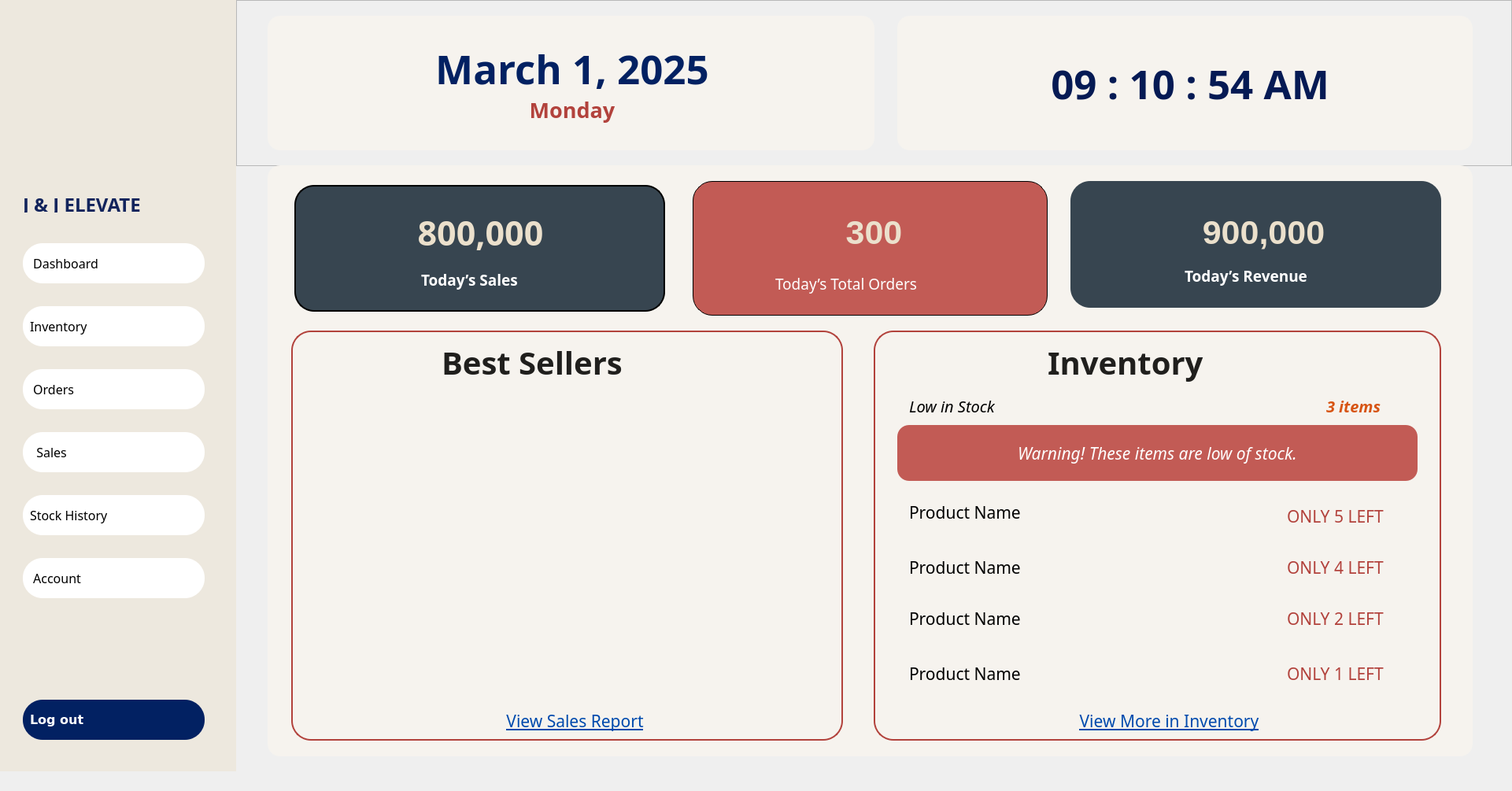
<?xml version="1.0" encoding="UTF-8"?>
<ui version="4.0">
 <class>OWNER_DASHBOARD</class>
 <widget class="QWidget" name="OWNER_DASHBOARD">
  <property name="geometry">
   <rect>
    <x>0</x>
    <y>0</y>
    <width>1921</width>
    <height>1005</height>
   </rect>
  </property>
  <property name="windowTitle">
   <string>Form</string>
  </property>
  <widget class="QFrame" name="frame_45">
   <property name="geometry">
    <rect>
     <x>300</x>
     <y>0</y>
     <width>1621</width>
     <height>211</height>
    </rect>
   </property>
   <property name="frameShape">
    <enum>QFrame::StyledPanel</enum>
   </property>
   <property name="frameShadow">
    <enum>QFrame::Raised</enum>
   </property>
   <widget class="QLabel" name="timeLabel">
    <property name="geometry">
     <rect>
      <x>840</x>
      <y>20</y>
      <width>731</width>
      <height>171</height>
     </rect>
    </property>
    <property name="font">
     <font>
      <family>Montserrat ExtraBold</family>
      <pointsize>38</pointsize>
      <weight>75</weight>
      <bold>true</bold>
     </font>
    </property>
    <property name="styleSheet">
     <string notr="true">
    background-color: #f6f3ee;
	border-radius: 16;
    padding: 10px;
color: #051a54;
</string>
    </property>
    <property name="text">
     <string> 09 : 10 : 54 AM</string>
    </property>
    <property name="alignment">
     <set>Qt::AlignCenter</set>
    </property>
   </widget>
   <widget class="QLabel" name="dateLabel">
    <property name="geometry">
     <rect>
      <x>40</x>
      <y>20</y>
      <width>771</width>
      <height>171</height>
     </rect>
    </property>
    <property name="font">
     <font>
      <family>Montserrat ExtraBold</family>
      <weight>75</weight>
      <bold>true</bold>
     </font>
    </property>
    <property name="styleSheet">
     <string notr="true">
    background-color: #f6f3ee;
	border-radius: 16;
    padding: 10px;

</string>
    </property>
    <property name="text">
     <string>&lt;html&gt;&lt;head/&gt;&lt;body&gt;&lt;p align=&quot;center&quot;&gt;&lt;span style=&quot; font-size:38pt; color:#022162;&quot;&gt;March 1, 2025&lt;/span&gt;&lt;br/&gt;&lt;span style=&quot; font-size:20pt; color:#b2423c;&quot;&gt;Monday&lt;/span&gt;&lt;/p&gt;&lt;/body&gt;&lt;/html&gt;</string>
    </property>
    <property name="textFormat">
     <enum>Qt::RichText</enum>
    </property>
   </widget>
  </widget>
  <widget class="QFrame" name="LeftMenuBar">
   <property name="geometry">
    <rect>
     <x>-1</x>
     <y>-1</y>
     <width>301</width>
     <height>981</height>
    </rect>
   </property>
   <property name="font">
    <font>
     <pointsize>14</pointsize>
    </font>
   </property>
   <property name="styleSheet">
    <string notr="true">background-color: rgba(235, 224, 204, 0.47); /* #ebe0cc with 47% opacity */</string>
   </property>
   <property name="frameShape">
    <enum>QFrame::NoFrame</enum>
   </property>
   <property name="frameShadow">
    <enum>QFrame::Raised</enum>
   </property>
   <widget class="QLabel" name="JJelevate_text">
    <property name="geometry">
     <rect>
      <x>30</x>
      <y>250</y>
      <width>251</width>
      <height>21</height>
     </rect>
    </property>
    <property name="font">
     <font>
      <family>Montserrat ExtraBold</family>
      <pointsize>18</pointsize>
      <weight>75</weight>
      <bold>true</bold>
     </font>
    </property>
    <property name="styleSheet">
     <string notr="true">color: #12245c; 
background: transparent;
</string>
    </property>
    <property name="text">
     <string>J &amp; J ELEVATE</string>
    </property>
    <property name="scaledContents">
     <bool>true</bool>
    </property>
   </widget>
   <widget class="QLabel" name="Logo">
    <property name="geometry">
     <rect>
      <x>30</x>
      <y>50</y>
      <width>241</width>
      <height>171</height>
     </rect>
    </property>
    <property name="styleSheet">
     <string notr="true">background: transparent;</string>
    </property>
    <property name="text">
     <string/>
    </property>
    <property name="pixmap">
     <pixmap>../resources/images/JJLOGO.png</pixmap>
    </property>
    <property name="scaledContents">
     <bool>true</bool>
    </property>
    <property name="alignment">
     <set>Qt::AlignCenter</set>
    </property>
   </widget>
   <widget class="QPushButton" name="pushButton_Dashboard">
    <property name="geometry">
     <rect>
      <x>30</x>
      <y>310</y>
      <width>231</width>
      <height>51</height>
     </rect>
    </property>
    <property name="font">
     <font>
      <family>Montserrat Medium</family>
      <pointsize>12</pointsize>
      <weight>50</weight>
      <italic>false</italic>
      <bold>false</bold>
     </font>
    </property>
    <property name="styleSheet">
     <string notr="true">QPushButton {
    background-color: white;
    color: black;
    border-radius: 25px;
    padding: 9px;
text-align: left;
}
QPushButton:hover {
    background-color:#c25b55;
color:black;
font-weight: 700;
}
QPushButton#activeButton {
    background-color:#c25b55;
color:black;
font-weight: 700;
}
</string>
    </property>
    <property name="text">
     <string> Dashboard   </string>
    </property>
    <property name="icon">
     <iconset>
      <normaloff>../resources/images/dashboard_icon.svg</normaloff>../resources/images/dashboard_icon.svg</iconset>
    </property>
    <property name="iconSize">
     <size>
      <width>40</width>
      <height>40</height>
     </size>
    </property>
   </widget>
   <widget class="QPushButton" name="pushButton_Inventory">
    <property name="geometry">
     <rect>
      <x>30</x>
      <y>390</y>
      <width>231</width>
      <height>51</height>
     </rect>
    </property>
    <property name="font">
     <font>
      <family>Montserrat Medium</family>
      <pointsize>12</pointsize>
     </font>
    </property>
    <property name="styleSheet">
     <string notr="true">QPushButton {
    background-color: white;
    color: black;
    border-radius: 25px;
    padding: 9px;
text-align: left;
}
QPushButton:hover {
    background-color:#c25b55;
color:black;
font-weight: 700;
}
QPushButton#activeButton {
    background-color:#c25b55;
color:black;
font-weight: 700;
}
</string>
    </property>
    <property name="text">
     <string>Inventory</string>
    </property>
    <property name="icon">
     <iconset>
      <normaloff>../resources/images/inventory_icon.svg</normaloff>../resources/images/inventory_icon.svg</iconset>
    </property>
    <property name="iconSize">
     <size>
      <width>50</width>
      <height>45</height>
     </size>
    </property>
   </widget>
   <widget class="QPushButton" name="pushButton_Orders">
    <property name="geometry">
     <rect>
      <x>30</x>
      <y>470</y>
      <width>231</width>
      <height>51</height>
     </rect>
    </property>
    <property name="font">
     <font>
      <family>Montserrat Medium</family>
      <pointsize>12</pointsize>
     </font>
    </property>
    <property name="styleSheet">
     <string notr="true">QPushButton {
    background-color: white;
    color: black;
    border-radius: 25px;
    padding: 9px;
text-align: left;
}
QPushButton:hover {
    background-color:#c25b55;
color:black;
font-weight: 700;
}
QPushButton#activeButton {
    background-color:#c25b55;
color:black;
font-weight: 700;
}
</string>
    </property>
    <property name="text">
     <string> Orders</string>
    </property>
    <property name="icon">
     <iconset>
      <normaloff>../resources/images/orders_icon.svg</normaloff>../resources/images/orders_icon.svg</iconset>
    </property>
    <property name="iconSize">
     <size>
      <width>46</width>
      <height>42</height>
     </size>
    </property>
   </widget>
   <widget class="QPushButton" name="pushButton_Sales">
    <property name="geometry">
     <rect>
      <x>30</x>
      <y>550</y>
      <width>231</width>
      <height>51</height>
     </rect>
    </property>
    <property name="font">
     <font>
      <family>Montserrat Medium</family>
      <pointsize>12</pointsize>
     </font>
    </property>
    <property name="styleSheet">
     <string notr="true">QPushButton {
    background-color: white;
    color: black;
    border-radius: 25px;
    padding: 9px;
text-align: left;
}
QPushButton:hover {
    background-color:#c25b55;
color:black;
font-weight: 700;
}
QPushButton#activeButton {
    background-color:#c25b55;
color:black;
font-weight: 700;
}
</string>
    </property>
    <property name="text">
     <string>  Sales</string>
    </property>
    <property name="icon">
     <iconset>
      <normaloff>../resources/images/sales_icon.svg</normaloff>../resources/images/sales_icon.svg</iconset>
    </property>
    <property name="iconSize">
     <size>
      <width>35</width>
      <height>35</height>
     </size>
    </property>
   </widget>
   <widget class="QPushButton" name="pushButton_Account">
    <property name="geometry">
     <rect>
      <x>30</x>
      <y>710</y>
      <width>231</width>
      <height>51</height>
     </rect>
    </property>
    <property name="font">
     <font>
      <family>Montserrat Medium</family>
      <pointsize>12</pointsize>
     </font>
    </property>
    <property name="styleSheet">
     <string notr="true">QPushButton {
    background-color: white;
    color: black;
    border-radius: 25px;
    padding: 9px;
text-align: left;
}
QPushButton:hover {
    background-color:#c25b55;
color:black;
font-weight: 700;
}
QPushButton#activeButton {
    background-color:#c25b55;
color:black;
font-weight: 700;
}
</string>
    </property>
    <property name="text">
     <string> Account     </string>
    </property>
    <property name="icon">
     <iconset>
      <normaloff>../resources/images/account_icon.svg</normaloff>../resources/images/account_icon.svg</iconset>
    </property>
    <property name="iconSize">
     <size>
      <width>48</width>
      <height>48</height>
     </size>
    </property>
   </widget>
   <widget class="QPushButton" name="pushButton_LogOut">
    <property name="geometry">
     <rect>
      <x>30</x>
      <y>890</y>
      <width>231</width>
      <height>51</height>
     </rect>
    </property>
    <property name="font">
     <font>
      <family>Verdana</family>
      <pointsize>12</pointsize>
      <weight>87</weight>
      <bold>true</bold>
     </font>
    </property>
    <property name="styleSheet">
     <string notr="true">QPushButton {
    background-color:#022162;
color:white;
font-weight: 700;
    border-radius: 25px;
    padding: 9px;
font-size: 14;
text-align: left;
}</string>
    </property>
    <property name="text">
     <string>Log out</string>
    </property>
    <property name="icon">
     <iconset>
      <normaloff>../resources/images/WHITElogout_icon.svg</normaloff>../resources/images/WHITElogout_icon.svg</iconset>
    </property>
    <property name="iconSize">
     <size>
      <width>38</width>
      <height>38</height>
     </size>
    </property>
   </widget>
   <widget class="QPushButton" name="pushButton_Stock_History">
    <property name="geometry">
     <rect>
      <x>30</x>
      <y>630</y>
      <width>231</width>
      <height>51</height>
     </rect>
    </property>
    <property name="font">
     <font>
      <family>Montserrat Medium</family>
      <pointsize>12</pointsize>
     </font>
    </property>
    <property name="styleSheet">
     <string notr="true">QPushButton {
    background-color: white;
    color: black;
    border-radius: 25px;
    padding: 9px;
text-align: left;
}
QPushButton:hover {
    background-color:#c25b55;
color:black;
font-weight: 700;
}
QPushButton#activeButton {
    background-color:#c25b55;
color:black;
font-weight: 700;
}
</string>
    </property>
    <property name="text">
     <string>Stock History</string>
    </property>
    <property name="icon">
     <iconset>
      <normaloff>../resources/images/inventory_icon.svg</normaloff>../resources/images/inventory_icon.svg</iconset>
    </property>
    <property name="iconSize">
     <size>
      <width>50</width>
      <height>45</height>
     </size>
    </property>
   </widget>
  </widget>
  <widget class="QFrame" name="frame_46">
   <property name="geometry">
    <rect>
     <x>340</x>
     <y>210</y>
     <width>1531</width>
     <height>751</height>
    </rect>
   </property>
   <property name="styleSheet">
    <string notr="true">
    background-color: #f6f3ee;
	border-radius: 16;
    padding: 10px;

</string>
   </property>
   <property name="frameShape">
    <enum>QFrame::StyledPanel</enum>
   </property>
   <property name="frameShadow">
    <enum>QFrame::Raised</enum>
   </property>
   <widget class="QFrame" name="Todays_Sales_box">
    <property name="geometry">
     <rect>
      <x>20</x>
      <y>20</y>
      <width>491</width>
      <height>171</height>
     </rect>
    </property>
    <property name="styleSheet">
     <string notr="true">#salesbox
{
border: 1px solid black;
border-radius: 10px;
    background-color: white;
    border: 2px solid black;
    padding: 10px;
}</string>
    </property>
    <property name="frameShape">
     <enum>QFrame::StyledPanel</enum>
    </property>
    <property name="frameShadow">
     <enum>QFrame::Raised</enum>
    </property>
    <widget class="QLabel" name="salesbox">
     <property name="geometry">
      <rect>
       <x>14</x>
       <y>5</y>
       <width>471</width>
       <height>161</height>
      </rect>
     </property>
     <property name="styleSheet">
      <string notr="true">
    background-color: #374550;
	border-radius: 25;
    padding: 10px;

</string>
     </property>
     <property name="text">
      <string/>
     </property>
    </widget>
    <widget class="QLabel" name="value_Tod_sales">
     <property name="geometry">
      <rect>
       <x>80</x>
       <y>20</y>
       <width>341</width>
       <height>91</height>
      </rect>
     </property>
     <property name="font">
      <font>
       <family>Montserrat ExtraBold</family>
       <pointsize>32</pointsize>
       <weight>75</weight>
       <bold>true</bold>
      </font>
     </property>
     <property name="styleSheet">
      <string notr="true">color:#ebe0cc;
background: transparent;
</string>
     </property>
     <property name="text">
      <string>800,000</string>
     </property>
     <property name="alignment">
      <set>Qt::AlignCenter</set>
     </property>
    </widget>
    <widget class="QLabel" name="label_4">
     <property name="geometry">
      <rect>
       <x>160</x>
       <y>100</y>
       <width>201</width>
       <height>51</height>
      </rect>
     </property>
     <property name="font">
      <font>
       <family>Montserrat SemiBold</family>
       <pointsize>14</pointsize>
       <weight>75</weight>
       <bold>true</bold>
      </font>
     </property>
     <property name="styleSheet">
      <string notr="true">color: #ffffff;
background: transparent;</string>
     </property>
     <property name="text">
      <string>Today’s Sales</string>
     </property>
    </widget>
   </widget>
   <widget class="QFrame" name="Todays_total_orders_box">
    <property name="geometry">
     <rect>
      <x>540</x>
      <y>20</y>
      <width>451</width>
      <height>171</height>
     </rect>
    </property>
    <property name="styleSheet">
     <string notr="true">#ordersbox
{
border: 1px solid black;
border-radius: 10px;
}</string>
    </property>
    <property name="frameShape">
     <enum>QFrame::StyledPanel</enum>
    </property>
    <property name="frameShadow">
     <enum>QFrame::Raised</enum>
    </property>
    <widget class="QLabel" name="ordersbox">
     <property name="geometry">
      <rect>
       <x>0</x>
       <y>0</y>
       <width>451</width>
       <height>171</height>
      </rect>
     </property>
     <property name="styleSheet">
      <string notr="true">
    background-color: #c25b55;
	border-radius: 25;
    padding: 10px;

</string>
     </property>
     <property name="text">
      <string/>
     </property>
    </widget>
    <widget class="QLabel" name="value_Tod_orders">
     <property name="geometry">
      <rect>
       <x>100</x>
       <y>20</y>
       <width>261</width>
       <height>91</height>
      </rect>
     </property>
     <property name="font">
      <font>
       <family>MS Shell Dlg 2</family>
       <pointsize>32</pointsize>
       <weight>75</weight>
       <bold>true</bold>
      </font>
     </property>
     <property name="styleSheet">
      <string notr="true">color: #ebe0cc;
background: transparent;</string>
     </property>
     <property name="text">
      <string>300</string>
     </property>
     <property name="alignment">
      <set>Qt::AlignCenter</set>
     </property>
    </widget>
    <widget class="QLabel" name="label_8">
     <property name="geometry">
      <rect>
       <x>90</x>
       <y>100</y>
       <width>301</width>
       <height>61</height>
      </rect>
     </property>
     <property name="font">
      <font>
       <family>Montserrat Medium</family>
       <pointsize>14</pointsize>
       <weight>50</weight>
       <bold>false</bold>
      </font>
     </property>
     <property name="styleSheet">
      <string notr="true">color: #ffffff;
background: transparent;</string>
     </property>
     <property name="text">
      <string>Today’s Total Orders</string>
     </property>
    </widget>
   </widget>
   <widget class="QFrame" name="Todays_revenue_box">
    <property name="geometry">
     <rect>
      <x>1010</x>
      <y>20</y>
      <width>491</width>
      <height>171</height>
     </rect>
    </property>
    <property name="styleSheet">
     <string notr="true">#revenue
{
border: 1px solid black;
border-radius: 10px;
}</string>
    </property>
    <property name="frameShape">
     <enum>QFrame::StyledPanel</enum>
    </property>
    <property name="frameShadow">
     <enum>QFrame::Raised</enum>
    </property>
    <widget class="QLabel" name="revenuebox">
     <property name="geometry">
      <rect>
       <x>10</x>
       <y>0</y>
       <width>471</width>
       <height>161</height>
      </rect>
     </property>
     <property name="styleSheet">
      <string notr="true">
    background-color: #374550;
	border-radius: 25;
    padding: 10px;

</string>
     </property>
     <property name="text">
      <string/>
     </property>
    </widget>
    <widget class="QLabel" name="value_Tod_revenue">
     <property name="geometry">
      <rect>
       <x>80</x>
       <y>20</y>
       <width>351</width>
       <height>91</height>
      </rect>
     </property>
     <property name="font">
      <font>
       <family>MS Shell Dlg 2</family>
       <pointsize>32</pointsize>
       <weight>75</weight>
       <bold>true</bold>
      </font>
     </property>
     <property name="styleSheet">
      <string notr="true">color:#ebe0cc;
background: transparent;
</string>
     </property>
     <property name="text">
      <string>900,000</string>
     </property>
     <property name="alignment">
      <set>Qt::AlignCenter</set>
     </property>
    </widget>
    <widget class="QLabel" name="label_9">
     <property name="geometry">
      <rect>
       <x>140</x>
       <y>90</y>
       <width>301</width>
       <height>61</height>
      </rect>
     </property>
     <property name="font">
      <font>
       <family>Montserrat SemiBold</family>
       <pointsize>14</pointsize>
       <weight>75</weight>
       <bold>true</bold>
      </font>
     </property>
     <property name="styleSheet">
      <string notr="true">color: #ffffff;
background: transparent;</string>
     </property>
     <property name="text">
      <string>Today’s Revenue</string>
     </property>
    </widget>
   </widget>
   <widget class="QFrame" name="dashboard_bestsellers_box">
    <property name="geometry">
     <rect>
      <x>30</x>
      <y>210</y>
      <width>711</width>
      <height>521</height>
     </rect>
    </property>
    <property name="styleSheet">
     <string notr="true">#chartd
{
border: 1px solid black;
border-radius: 10px;
}</string>
    </property>
    <property name="frameShape">
     <enum>QFrame::StyledPanel</enum>
    </property>
    <property name="frameShadow">
     <enum>QFrame::Raised</enum>
    </property>
    <widget class="QFrame" name="frameBestSellersChart">
     <property name="geometry">
      <rect>
       <x>20</x>
       <y>80</y>
       <width>661</width>
       <height>391</height>
      </rect>
     </property>
     <property name="styleSheet">
      <string notr="true">background-color: transparent;
</string>
     </property>
     <property name="frameShape">
      <enum>QFrame::StyledPanel</enum>
     </property>
     <property name="frameShadow">
      <enum>QFrame::Raised</enum>
     </property>
    </widget>
    <widget class="QLabel" name="bestsellersbox">
     <property name="geometry">
      <rect>
       <x>0</x>
       <y>0</y>
       <width>701</width>
       <height>521</height>
      </rect>
     </property>
     <property name="styleSheet">
      <string notr="true">
    background-color: transparent;
	border-radius: 25;
    padding: 10px;

    border: 2px solid #b2423c;

</string>
     </property>
     <property name="text">
      <string/>
     </property>
    </widget>
    <widget class="QLabel" name="label_10">
     <property name="geometry">
      <rect>
       <x>170</x>
       <y>10</y>
       <width>381</width>
       <height>61</height>
      </rect>
     </property>
     <property name="font">
      <font>
       <family>Montserrat ExtraBold</family>
       <pointsize>30</pointsize>
       <weight>75</weight>
       <bold>true</bold>
      </font>
     </property>
     <property name="styleSheet">
      <string notr="true">color: #201f1d;
background: transparent;</string>
     </property>
     <property name="text">
      <string>Best Sellers</string>
     </property>
    </widget>
    <widget class="QPushButton" name="btnViewSalesReport">
     <property name="geometry">
      <rect>
       <x>220</x>
       <y>470</y>
       <width>281</width>
       <height>51</height>
      </rect>
     </property>
     <property name="font">
      <font>
       <family>Poppins</family>
       <pointsize>16</pointsize>
       <underline>true</underline>
      </font>
     </property>
     <property name="styleSheet">
      <string notr="true">QPushButton{color: #004aad;
text-decoration: underline;
border: none;
background: transparent;}
QPushButton:hover {
color:#8d2721;
}
</string>
     </property>
     <property name="text">
      <string>View Sales Report</string>
     </property>
    </widget>
    <zorder>bestsellersbox</zorder>
    <zorder>frameBestSellersChart</zorder>
    <zorder>label_10</zorder>
    <zorder>btnViewSalesReport</zorder>
   </widget>
   <widget class="QFrame" name="low_inventory">
    <property name="geometry">
     <rect>
      <x>760</x>
      <y>210</y>
      <width>741</width>
      <height>521</height>
     </rect>
    </property>
    <property name="frameShape">
     <enum>QFrame::StyledPanel</enum>
    </property>
    <property name="frameShadow">
     <enum>QFrame::Raised</enum>
    </property>
    <widget class="QLabel" name="lowstockbox">
     <property name="geometry">
      <rect>
       <x>10</x>
       <y>0</y>
       <width>721</width>
       <height>521</height>
      </rect>
     </property>
     <property name="styleSheet">
      <string notr="true">
    background-color: transparent;
	border-radius: 25;
    padding: 10px;

    border: 2px solid #b2423c;

</string>
     </property>
     <property name="text">
      <string/>
     </property>
    </widget>
    <widget class="QLabel" name="dotline_4">
     <property name="geometry">
      <rect>
       <x>0</x>
       <y>430</y>
       <width>741</width>
       <height>121</height>
      </rect>
     </property>
     <property name="styleSheet">
      <string notr="true">background: transparent;</string>
     </property>
     <property name="text">
      <string/>
     </property>
     <property name="pixmap">
      <pixmap>:/JJimages/dottedline.png</pixmap>
     </property>
     <property name="scaledContents">
      <bool>true</bool>
     </property>
    </widget>
    <widget class="QLabel" name="dotline_3">
     <property name="geometry">
      <rect>
       <x>0</x>
       <y>350</y>
       <width>741</width>
       <height>171</height>
      </rect>
     </property>
     <property name="styleSheet">
      <string notr="true">background: transparent;</string>
     </property>
     <property name="text">
      <string/>
     </property>
     <property name="pixmap">
      <pixmap>:/JJimages/dottedline.png</pixmap>
     </property>
     <property name="scaledContents">
      <bool>true</bool>
     </property>
    </widget>
    <widget class="QLabel" name="dotline_2">
     <property name="geometry">
      <rect>
       <x>0</x>
       <y>280</y>
       <width>741</width>
       <height>191</height>
      </rect>
     </property>
     <property name="styleSheet">
      <string notr="true">background: transparent;</string>
     </property>
     <property name="text">
      <string/>
     </property>
     <property name="pixmap">
      <pixmap>:/JJimages/dottedline.png</pixmap>
     </property>
     <property name="scaledContents">
      <bool>true</bool>
     </property>
    </widget>
    <widget class="QLabel" name="dotline_1">
     <property name="geometry">
      <rect>
       <x>0</x>
       <y>200</y>
       <width>751</width>
       <height>251</height>
      </rect>
     </property>
     <property name="styleSheet">
      <string notr="true">background: transparent;</string>
     </property>
     <property name="text">
      <string/>
     </property>
     <property name="pixmap">
      <pixmap>:/JJimages/dottedline.png</pixmap>
     </property>
     <property name="scaledContents">
      <bool>true</bool>
     </property>
    </widget>
    <widget class="QLabel" name="label_11">
     <property name="geometry">
      <rect>
       <x>210</x>
       <y>0</y>
       <width>321</width>
       <height>81</height>
      </rect>
     </property>
     <property name="font">
      <font>
       <family>Montserrat ExtraBold</family>
       <pointsize>30</pointsize>
       <weight>75</weight>
       <bold>true</bold>
      </font>
     </property>
     <property name="styleSheet">
      <string notr="true">color: #201f1d;
background: transparent;</string>
     </property>
     <property name="text">
      <string>Inventory</string>
     </property>
    </widget>
    <widget class="QPushButton" name="btnViewMore_Inventory">
     <property name="geometry">
      <rect>
       <x>220</x>
       <y>470</y>
       <width>331</width>
       <height>51</height>
      </rect>
     </property>
     <property name="font">
      <font>
       <family>Poppins</family>
       <pointsize>16</pointsize>
       <underline>true</underline>
      </font>
     </property>
     <property name="styleSheet">
      <string notr="true">QPushButton{color: #004aad;
text-decoration: underline;
border: none;
background: transparent;}
QPushButton:hover {
color:#8d2721;
}
</string>
     </property>
     <property name="text">
      <string>View More in Inventory</string>
     </property>
    </widget>
    <widget class="QLabel" name="dashb_lowinstock_value">
     <property name="geometry">
      <rect>
       <x>570</x>
       <y>70</y>
       <width>121</width>
       <height>51</height>
      </rect>
     </property>
     <property name="font">
      <font>
       <family>Poppins</family>
       <pointsize>15</pointsize>
       <weight>75</weight>
       <italic>true</italic>
       <bold>true</bold>
      </font>
     </property>
     <property name="styleSheet">
      <string notr="true">color: #d75413;
background: transparent;</string>
     </property>
     <property name="text">
      <string>3 items</string>
     </property>
    </widget>
    <widget class="QLabel" name="label_12">
     <property name="geometry">
      <rect>
       <x>40</x>
       <y>70</y>
       <width>191</width>
       <height>51</height>
      </rect>
     </property>
     <property name="font">
      <font>
       <family>Poppins</family>
       <pointsize>15</pointsize>
       <italic>true</italic>
      </font>
     </property>
     <property name="text">
      <string>Low in Stock</string>
     </property>
    </widget>
    <widget class="QLabel" name="label_13">
     <property name="geometry">
      <rect>
       <x>40</x>
       <y>120</y>
       <width>661</width>
       <height>71</height>
      </rect>
     </property>
     <property name="font">
      <font>
       <family>Poppins</family>
       <pointsize>16</pointsize>
       <italic>true</italic>
      </font>
     </property>
     <property name="styleSheet">
      <string notr="true">color: white;
border-radius: 15px; 
padding: 3px; 
background-color: #c25b55;
</string>
     </property>
     <property name="text">
      <string>Warning! These items are low of stock.</string>
     </property>
     <property name="alignment">
      <set>Qt::AlignCenter</set>
     </property>
    </widget>
    <widget class="QLabel" name="top1LOWEST_STOCK_PRODUCT">
     <property name="geometry">
      <rect>
       <x>40</x>
       <y>410</y>
       <width>271</width>
       <height>51</height>
      </rect>
     </property>
     <property name="font">
      <font>
       <family>Poppins</family>
       <pointsize>16</pointsize>
      </font>
     </property>
     <property name="styleSheet">
      <string notr="true">color: #000000;
background: transparent;</string>
     </property>
     <property name="text">
      <string>Product Name</string>
     </property>
    </widget>
    <widget class="QLabel" name="top2LOWSTOCK_PRODUCT">
     <property name="geometry">
      <rect>
       <x>40</x>
       <y>340</y>
       <width>271</width>
       <height>51</height>
      </rect>
     </property>
     <property name="font">
      <font>
       <family>Poppins</family>
       <pointsize>16</pointsize>
      </font>
     </property>
     <property name="styleSheet">
      <string notr="true">color: #000000;
background: transparent;</string>
     </property>
     <property name="text">
      <string>Product Name</string>
     </property>
    </widget>
    <widget class="QLabel" name="top3LOWSTOCK_PRODUCT">
     <property name="geometry">
      <rect>
       <x>40</x>
       <y>270</y>
       <width>261</width>
       <height>61</height>
      </rect>
     </property>
     <property name="font">
      <font>
       <family>Poppins</family>
       <pointsize>16</pointsize>
      </font>
     </property>
     <property name="styleSheet">
      <string notr="true">color: #000000;
background: transparent;</string>
     </property>
     <property name="text">
      <string>Product Name</string>
     </property>
    </widget>
    <widget class="QLabel" name="top4LOWSTOCK_PRODUCT">
     <property name="geometry">
      <rect>
       <x>40</x>
       <y>200</y>
       <width>261</width>
       <height>61</height>
      </rect>
     </property>
     <property name="font">
      <font>
       <family>Poppins</family>
       <pointsize>16</pointsize>
      </font>
     </property>
     <property name="styleSheet">
      <string notr="true">color: #000000;
background: transparent;</string>
     </property>
     <property name="text">
      <string>Product Name</string>
     </property>
    </widget>
    <widget class="QLabel" name="top4LOWSTOCK_PROD_QTY">
     <property name="geometry">
      <rect>
       <x>520</x>
       <y>210</y>
       <width>191</width>
       <height>51</height>
      </rect>
     </property>
     <property name="font">
      <font>
       <family>Poppins</family>
       <pointsize>16</pointsize>
      </font>
     </property>
     <property name="styleSheet">
      <string notr="true">color: #b2423c;
background: transparent;</string>
     </property>
     <property name="text">
      <string>ONLY 5 LEFT</string>
     </property>
    </widget>
    <widget class="QLabel" name="top3LOWSTOCK_PROD_QTY">
     <property name="geometry">
      <rect>
       <x>520</x>
       <y>270</y>
       <width>211</width>
       <height>61</height>
      </rect>
     </property>
     <property name="font">
      <font>
       <family>Poppins</family>
       <pointsize>16</pointsize>
      </font>
     </property>
     <property name="styleSheet">
      <string notr="true">color: #b2423c;
background: transparent;</string>
     </property>
     <property name="text">
      <string>ONLY 4 LEFT</string>
     </property>
    </widget>
    <widget class="QLabel" name="top2LOWSTOCK_PROD_QTY">
     <property name="geometry">
      <rect>
       <x>520</x>
       <y>330</y>
       <width>201</width>
       <height>71</height>
      </rect>
     </property>
     <property name="font">
      <font>
       <family>Poppins</family>
       <pointsize>16</pointsize>
      </font>
     </property>
     <property name="styleSheet">
      <string notr="true">color: #b2423c;
background: transparent;</string>
     </property>
     <property name="text">
      <string>ONLY 2 LEFT</string>
     </property>
    </widget>
    <widget class="QLabel" name="top1LOWEST_STOCK_PROD_QTY">
     <property name="geometry">
      <rect>
       <x>520</x>
       <y>410</y>
       <width>171</width>
       <height>51</height>
      </rect>
     </property>
     <property name="font">
      <font>
       <family>Poppins</family>
       <pointsize>16</pointsize>
      </font>
     </property>
     <property name="styleSheet">
      <string notr="true">color: #b2423c;
background: transparent;</string>
     </property>
     <property name="text">
      <string>ONLY 1 LEFT</string>
     </property>
    </widget>
    <zorder>lowstockbox</zorder>
    <zorder>label_11</zorder>
    <zorder>btnViewMore_Inventory</zorder>
    <zorder>dashb_lowinstock_value</zorder>
    <zorder>label_12</zorder>
    <zorder>label_13</zorder>
    <zorder>dotline_4</zorder>
    <zorder>dotline_3</zorder>
    <zorder>dotline_2</zorder>
    <zorder>dotline_1</zorder>
    <zorder>top1LOWEST_STOCK_PRODUCT</zorder>
    <zorder>top1LOWEST_STOCK_PROD_QTY</zorder>
    <zorder>top2LOWSTOCK_PRODUCT</zorder>
    <zorder>top2LOWSTOCK_PROD_QTY</zorder>
    <zorder>top3LOWSTOCK_PRODUCT</zorder>
    <zorder>top3LOWSTOCK_PROD_QTY</zorder>
    <zorder>top4LOWSTOCK_PRODUCT</zorder>
    <zorder>top4LOWSTOCK_PROD_QTY</zorder>
   </widget>
  </widget>
 </widget>
 <resources/>
 <connections/>
</ui>
